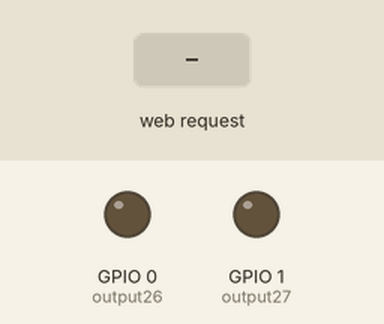
Simulated run of this sketch. Board: ESP32. Parts: output pins drawn as LEDs (lit = HIGH). The inputs (shaded band) are chosen by the test bench. WiFi joins after 1.5 s; servers stay silent unless stated; what the sketch prints to the serial monitor is not drawn.

Above: at 2.7 s.
2.8 s: HTTP request GET /H received
At 3.1 s:
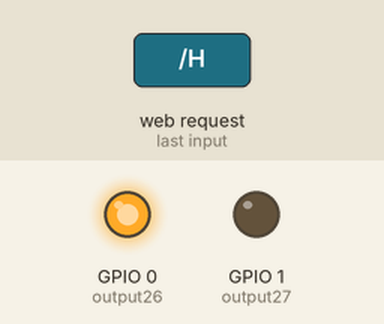
4.3 s: HTTP request GET /26/on received
5.8 s: HTTP request GET /26/off received
Timing chart, 0 to 8.8 s (numbered marks = the images above; inputs shaded):
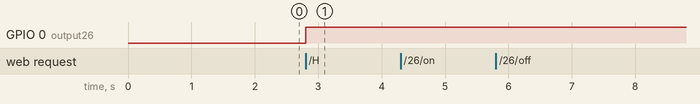

The sketch:

Wifi_web.ino
```cpp
/*
 WiFi Web Server LED Blink

 A simple web server that lets you blink an LED via the web.
 This sketch will print the IP address of your WiFi Shield (once connected)
 to the Serial monitor. From there, you can open that address in a web browser
 to turn on and off the LED on pin 5.

 If the IP address of your shield is yourAddress:
 http://yourAddress/H turns the LED on
 http://yourAddress/L turns it off

 This example is written for a network using WPA2 encryption. For insecure
 WEP or WPA, change the Wifi.begin() call and use Wifi.setMinSecurity() accordingly.

 Circuit:
 * WiFi shield attached
 * LED attached to pin 5

 created for arduino 25 Nov 2012
 by Tom Igoe

ported for sparkfun esp32
31.01.2017 by Jan Hendrik Berlin

 */

#include <WiFi.h>

//concatenacion de cadenas
#include <iostream>
#include <cstdio>

const char* ssid     = "Galaxy S20+b24a";
const char* password = "davidjimenez";

WiFiServer server(80);

// Variable to store the HTTP request
String header;

// Auxiliar variables to store the current output state
String output26State = "off";
String output27State = "off";

// Assign output variables to GPIO pins
const int output26 = 0;
const int output27 = 1;

void setup()
{
    Serial.begin(115200);

    delay(10);

    // We start by connecting to a WiFi network

    Serial.println();
    Serial.println();
    Serial.print("Connecting to ");
    Serial.println(ssid);

    WiFi.begin(ssid, password);

    while (WiFi.status() != WL_CONNECTED) {
        delay(500);
        Serial.print(".");
    }

    // Initialize the output variables as outputs
    pinMode(output26, OUTPUT);
    pinMode(output27, OUTPUT);
    // Set outputs to LOW
    digitalWrite(output26, LOW);
    digitalWrite(output27, LOW);

    Serial.println("");
    Serial.println("WiFi connected.");
    Serial.println("IP address: ");
    Serial.println(WiFi.localIP());

    server.begin();

}

void loop(){
 WiFiClient client = server.available();   // listen for incoming clients

  if (client) {                             // if you get a client,
    Serial.println("New Client.");           // print a message out the serial port
    String currentLine = "";                // make a String to hold incoming data from the client
    while (client.connected()) {            // loop while the client's connected
      if (client.available()) {             // if there's bytes to read from the client,
        char c = client.read();             // read a byte, then
        Serial.write(c);                    // print it out the serial monitor
        if (c == '\n') {                    // if the byte is a newline character

          // if the current line is blank, you got two newline characters in a row.
          // that's the end of the client HTTP request, so send a response:
          if (currentLine.length() == 0) {
            // HTTP headers always start with a response code (e.g. HTTP/1.1 200 OK)
            // and a content-type so the client knows what's coming, then a blank line:
            client.println("HTTP/1.1 200 OK");
            client.println("Content-type:text/html");
            client.println();

            // the content of the HTTP response follows the header:
            client.print("Click <a href=\"/H\">here</a> to turn the LED on pin 5 on.<br>");
            client.print("Click <a href=\"/L\">here</a> to turn the LED on pin 5 off.<br>");

            // turns the GPIOs on and off
            if (header.indexOf("GET /26/on") >= 0) {
              printf("GPIO 26 on");
              output26State = "on";
              digitalWrite(0, HIGH);
            } else if (header.indexOf("GET /26/off") >= 0) {
              Serial.println("GPIO 26 off");
              output26State = "off";
              digitalWrite(0, LOW);
            } else if (header.indexOf("GET /27/on") >= 0) {
              Serial.println("GPIO 27 on");
              output27State = "on";
              digitalWrite(0, HIGH);
            } else if (header.indexOf("GET /27/off") >= 0) {
              Serial.println("GPIO 27 off");
              output27State = "off";
              digitalWrite(0, LOW);
            }

           // Display the HTML web page
          client.println("<!DOCTYPE html><html>");
          client.println("<head><meta name=\"viewport\" content=\"width=device-width, initial-scale=1\">");
          client.println("<link rel=\"icon\" href=\"data:,\">");
          // CSS to style the on/off buttons and terminal
          client.println("<style>html { font-family: Helvetica; display: inline-block; margin: 0px auto; text-align: center;}");
          client.println(".button { background-color: #4CAF50; border: none; color: white; padding: 16px 40px;");
          client.println("text-decoration: none; font-size: 30px; margin: 2px; cursor: pointer;}");
          client.println(".button2 {background-color: #555555;}");
          client.println(".terminal { width: 80%; height: 300px; overflow: scroll; border: 1px solid #ccc; padding: 10px; margin: 10px auto;}");
          client.println("</style></head>");

          // Web Page Heading
          client.println("<body><h1>ESP32 Web Server</h1>");

          // Terminal Section
          client.println("<div class=\"terminal\" id=\"terminal\">Welcome to the ESP32 Terminal</div>");

          // Dropdown (select) for options
          client.println("<select id=\"dropdown\">");
          client.println("<option value=\"option1\">Option 1</option>");
          client.println("<option value=\"option2\">Option 2</option>");
          client.println("<option value=\"option3\">Option 3</option>");
          client.println("</select>");

          // Button to send a command
          client.println("<button class=\"button\" onclick=\"sendCommand()\">Send Command</button>");

          // JavaScript for handling command submission
          client.println("<script>");
          client.println("function sendCommand() {");
          client.println("  var dropdown = document.getElementById('dropdown');");
          client.println("  var selectedOption = dropdown.options[dropdown.selectedIndex].value;");
          client.println("  var terminal = document.getElementById('terminal');");
          client.println("  terminal.innerHTML += '<p>Sent command: ' + selectedOption + '</p>';");
          client.println("}");
          client.println("</script>");

          client.println("</body></html>");


            // Display current state, and ON/OFF buttons for GPIO 26
            client.println("<p>GPIO 26 - State " + output26State + "</p>");
            // If the output26State is off, it displays the ON button
            if (output26State=="off") {
              client.println("<p><a href=\"/26/on\"><button class=\"button\">ON</button></a></p>");
            } else {
              client.println("<p><a href=\"/26/off\"><button class=\"button button2\">OFF</button></a></p>");
            }

            // Display current state, and ON/OFF buttons for GPIO 27
            client.println("<p>GPIO 27 - State " + output27State + "</p>");
            // If the output27State is off, it displays the ON button
            if (output27State=="off") {
              client.println("<p><a href=\"/27/on\"><button class=\"button\">ON</button></a></p>");
            } else {
              client.println("<p><a href=\"/27/off\"><button class=\"button button2\">OFF</button></a></p>");
            }
            client.println("</body></html>");

            // The HTTP response ends with another blank line:
            client.println();
            // break out of the while loop:
            break;
          } else {    // if you got a newline, then clear currentLine:
            currentLine = "";
          }
        } else if (c != '\r') {  // if you got anything else but a carriage return character,
          currentLine += c;      // add it to the end of the currentLine
        }

        // Check to see if the client request was "GET /H" or "GET /L":
        if (currentLine.endsWith("GET /H")) {
          digitalWrite(0, HIGH);               // GET /H turns the LED on
        }
        if (currentLine.endsWith("GET /L")) {
          digitalWrite(0, LOW);                // GET /L turns the LED off
        }
      }
    }
    // close the connection:
    // Clear the header variable
    header = "";
    client.stop();
    Serial.println("Client Disconnected.");
  }
}
```

Measured:
- after the input at 2.8 s, GPIO 0 (output26): LOW → HIGH at once
- after the input at 4.3 s, every drawn part: stays the same
- after the input at 5.8 s, every drawn part: stays the same
